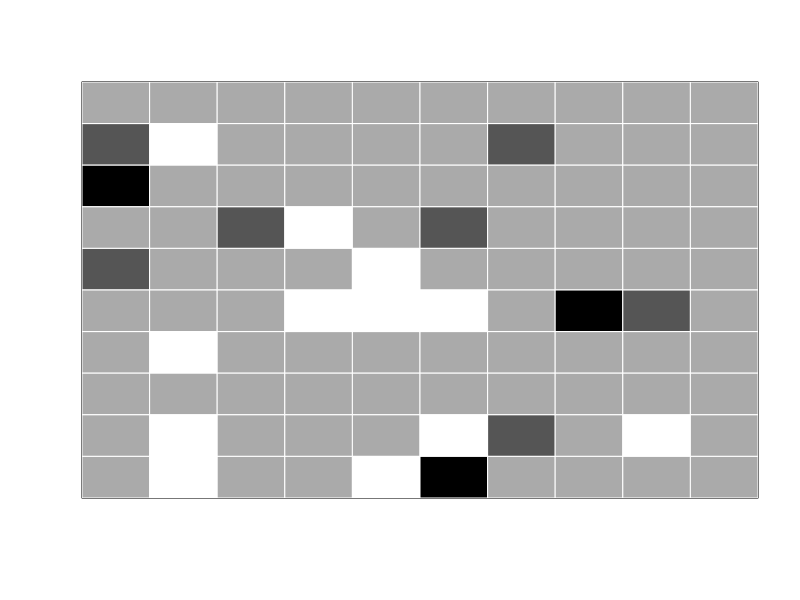
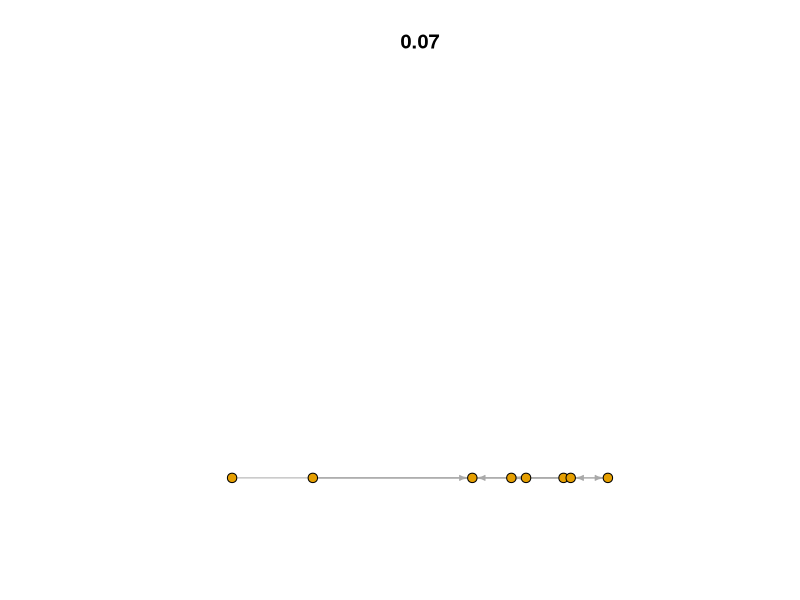

Write the R code that produced these figures, in order.
rm(list=c(ls()))

library(igraph)
library(plotrix)
library(RColorBrewer)


num_play <- 10

#Interaction probabilities
#Must add to 1
pr_a <- 1/5
pr_n <- 1/5
pr_i <- 1/5
pr_m <- 1/5
pr_e <- 1/5

#Pairwise interaction probabilities

# pr_aa <- pr_a*(pr_a/(pr_a + pr_i))
# pr_ai <- pr_a*(pr_i/(pr_a + pr_i))
# 
# pr_nn <- pr_n*(pr_n/(pr_i + pr_n + pr_e + pr_m))
# pr_ni <- pr_n*(pr_i/(pr_i + pr_n + pr_e + pr_m))
# pr_nm <- pr_n*(pr_m/(pr_i + pr_n + pr_e + pr_m))
# pr_ne <- pr_n*(pr_e/(pr_i + pr_n + pr_e + pr_m))
# 
# pr_ia <- pr_i*(pr_a/(pr_a + pr_n + pr_i + pr_e))
# pr_in <- pr_i*(pr_n/(pr_a + pr_n + pr_i + pr_e))
# pr_ii <- pr_i*(pr_i/(pr_a + pr_n + pr_i + pr_e))
# pr_ie <- pr_i*(pr_e/(pr_a + pr_n + pr_i + pr_e))
# 
# pr_mn <- pr_m*pr_n
# 
# pr_ei <- pr_e*(pr_i/(pr_i + pr_n + pr_e))
# pr_en <- pr_e*(pr_n/(pr_i + pr_n + pr_e))
# pr_ee <- pr_e*(pr_e/(pr_i + pr_n + pr_e))

pw_prob <- c(
  pr_ne = 0.025,
  pr_nn = 0.025,
  pr_ni = 0.05,
  pr_nm = 0.05,
  pr_ia = 0.05,
  pr_ie = 0.2,
  pr_ii = 0.5,
  pr_aa = 0.05,
  pr_ee = 0.05
)
#make sure this vector sums to one
pw_prob <- pw_prob / sum(pw_prob)

#Define player interaction matrix
int_m <- matrix(0,num_play,num_play)

#Fill out matrix based on probabilities above
prob_line <- cumsum(sort(pw_prob))

for (i in 1:num_play) {
  for (j in 1:num_play) {
    
    if (i < j) {
      
      #draw an interaction pair
      r_draw <- runif(1)
      
      if (r_draw < prob_line[2]) {
        #Obtain the interaction types from the probability line, randomize, and assign
        int_name <- unlist(strsplit(strsplit(names(prob_line)[1],"_")[[1]][2],""))
        mij <- sample(int_name,2,replace=FALSE)
        int_m[i,j] <- mij[1]
        int_m[j,i] <- mij[2]
      }
      
      if ((r_draw > prob_line[1]) && (r_draw < prob_line[2])) {
        #Obtain the interaction types from the probability line, randomize, and assign
        int_name <- unlist(strsplit(strsplit(names(prob_line)[2],"_")[[1]][2],""))
        mij <- sample(int_name,2,replace=FALSE)
        int_m[i,j] <- mij[1]
        int_m[j,i] <- mij[2]
      }
      
      if ((r_draw > prob_line[2]) && (r_draw < prob_line[3])) {
        #Obtain the interaction types from the probability line, randomize, and assign
        int_name <- unlist(strsplit(strsplit(names(prob_line)[3],"_")[[1]][2],""))
        mij <- sample(int_name,2,replace=FALSE)
        int_m[i,j] <- mij[1]
        int_m[j,i] <- mij[2]
      }
      
      if ((r_draw > prob_line[3]) && (r_draw < prob_line[4])) {
        #Obtain the interaction types from the probability line, randomize, and assign
        int_name <- unlist(strsplit(strsplit(names(prob_line)[4],"_")[[1]][2],""))
        mij <- sample(int_name,2,replace=FALSE)
        int_m[i,j] <- mij[1]
        int_m[j,i] <- mij[2]
      }
      
      if ((r_draw > prob_line[4]) && (r_draw < prob_line[5])) {
        #Obtain the interaction types from the probability line, randomize, and assign
        int_name <- unlist(strsplit(strsplit(names(prob_line)[5],"_")[[1]][2],""))
        mij <- sample(int_name,2,replace=FALSE)
        int_m[i,j] <- mij[1]
        int_m[j,i] <- mij[2]
      }
      
      if ((r_draw > prob_line[5]) && (r_draw < prob_line[6])) {
        #Obtain the interaction types from the probability line, randomize, and assign
        int_name <- unlist(strsplit(strsplit(names(prob_line)[6],"_")[[1]][2],""))
        mij <- sample(int_name,2,replace=FALSE)
        int_m[i,j] <- mij[1]
        int_m[j,i] <- mij[2]
      }
      
      if ((r_draw > prob_line[6]) && (r_draw < prob_line[7])) {
        #Obtain the interaction types from the probability line, randomize, and assign
        int_name <- unlist(strsplit(strsplit(names(prob_line)[7],"_")[[1]][2],""))
        mij <- sample(int_name,2,replace=FALSE)
        int_m[i,j] <- mij[1]
        int_m[j,i] <- mij[2]
      }
      
      if ((r_draw > prob_line[7]) && (r_draw < prob_line[8])) {
        #Obtain the interaction types from the probability line, randomize, and assign
        int_name <- unlist(strsplit(strsplit(names(prob_line)[8],"_")[[1]][2],""))
        mij <- sample(int_name,2,replace=FALSE)
        int_m[i,j] <- mij[1]
        int_m[j,i] <- mij[2]
      }
      
      if ((r_draw > prob_line[8]) && (r_draw < prob_line[9])) {
        #Obtain the interaction types from the probability line, randomize, and assign
        int_name <- unlist(strsplit(strsplit(names(prob_line)[9],"_")[[1]][2],""))
        mij <- sample(int_name,2,replace=FALSE)
        int_m[i,j] <- mij[1]
        int_m[j,i] <- mij[2]
      }
      
    }
  }
}
#Determine which are active players and which aren't
for (i in 1:num_play) {
  if (length(which(int_m[i,] == "e")) > 0) {
    int_m[i,i] <- "n"
  } else {
    int_m[i,i] = "i"
  }
}

#Implement posthoc Rules

#1: Row/Col 1 is the sun
int_m[1,] <- rep("i",num_play)

#2: if player A contains an "m" with player B, player B is "i" with everything
# except it is "n" with player A
#Which species 'make things?'
#NOTE: multiple A,B,C can make the same D

for (i in 1:num_play) {
  #what things are made?
  made <- which(int_m[i,] == "m")
  l_made <- length(made)
  if (l_made > 0) {
    for (k in 1:l_made) {
      int_m[made[k],] <- rep("i",num_play) #ignores all
      #what thing(s) make it?
      makers <- which(int_m[,made[k]] == "m")
      int_m[made[k],makers] <- "n" #Except the thing that makes it
    }
  }
}


#Some funky things
# Passive players can 'make' things... this might be okay (chemical rxns)



#Visualize matrix:
xx=matrix(as.numeric(as.factor(int_m)),c(num_play,num_play))
color2D.matplot(xx,extremes=c(1:5), border="white", axes=FALSE, xlab="", ylab="",main="")

#Extract food web
fw <- (int_m == "e")*1
fw_g <- graph.adjacency(fw)
basal_pos <- 1
trophic <- sapply(1:num_play,function(x){shortest.paths(fw_g,v = basal_pos, to = x)})
coords <- cbind(runif(num_play),trophic); coords[basal_pos,] <- c(0.5,trophic[basal_pos])
plot(fw_g,layout=coords,vertex.size=5,edge.arrow.size=0.4,main=ecount(fw_g)/num_play^2,vertex.label=NA)

#for 'need' coexistence: if vector of need for spA != player vector, spA is locally extinct


